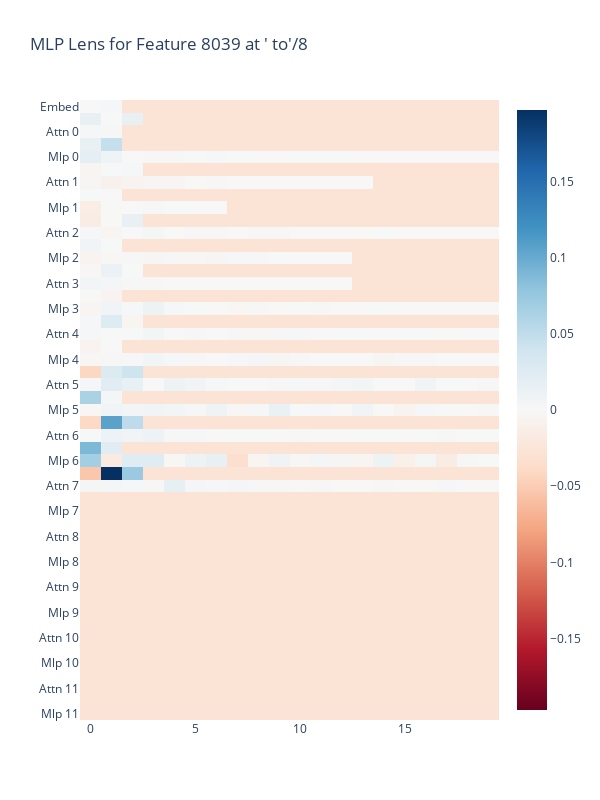

Notebook code for this chart:
### Code cell
head[3]()

### Figure 1 — Plotly figure (JSON) as saved in the notebook; plotly's stock layout.template omitted (floating-point values rounded to 4 significant figures; data arrays with more than 128 entries replaced by an {"elided": "..."} marker saying what was removed)
{"data": [{"coloraxis": "coloraxis", "hovertemplate": "x: %{x}<br>y: %{y}<br>color: %{z}<extra></extra>", "name": "0", "type": "heatmap", "xaxis": "x", "y": ["Embed", "Attn 0 Error/Bias", "Attn 0", "Mlp 0 Error/Bias", "Mlp 0", "Attn 1 Error/Bias", "Attn 1", "Mlp 1 Error/Bias", "Mlp 1", "Attn 2 Error/Bias", "Attn 2", "Mlp 2 Error/Bias", "Mlp 2", "Attn 3 Error/Bias", "Attn 3", "Mlp 3 Error/Bias", "Mlp 3", "Attn 4 Error/Bias", "Attn 4", "Mlp 4 Error/Bias", "Mlp 4", "Attn 5 Error/Bias", "Attn 5", "Mlp 5 Error/Bias", "Mlp 5", "Attn 6 Error/Bias", "Attn 6", "Mlp 6 Error/Bias", "Mlp 6", "Attn 7 Error/Bias", "Attn 7", "Mlp 7 Error/Bias", "Mlp 7", "Attn 8 Error/Bias", "Attn 8", "Mlp 8 Error/Bias", "Mlp 8", "Attn 9 Error/Bias", "Attn 9", "Mlp 9 Error/Bias", "Mlp 9", "Attn 10 Error/Bias", "Attn 10", "Mlp 10 Error/Bias", "Mlp 10", "Attn 11 Error/Bias", "Attn 11", "Mlp 11 Error/Bias", "Mlp 11"], "yaxis": "y", "z": {"elided": "49x20 float values"}}], "layout": {"coloraxis": {"cmid": 0, "colorscale": [[0, "rgb(103,0,31)"], [0.1, "rgb(178,24,43)"], [0.2, "rgb(214,96,77)"], [0.3, "rgb(244,165,130)"], [0.4, "rgb(253,219,199)"], [0.5, "rgb(247,247,247)"], [0.6, "rgb(209,229,240)"], [0.7, "rgb(146,197,222)"], [0.8, "rgb(67,147,195)"], [0.9, "rgb(33,102,172)"], [1, "rgb(5,48,97)"]]}, "height": 800, "title": {"text": "MLP Lens for Feature 8039 at ' to'/8"}, "width": 600, "xaxis": {"anchor": "y", "constrain": "domain", "domain": [0, 1], "scaleanchor": "y"}, "yaxis": {"anchor": "x", "autorange": "reversed", "constrain": "domain", "domain": [0, 1]}}}
